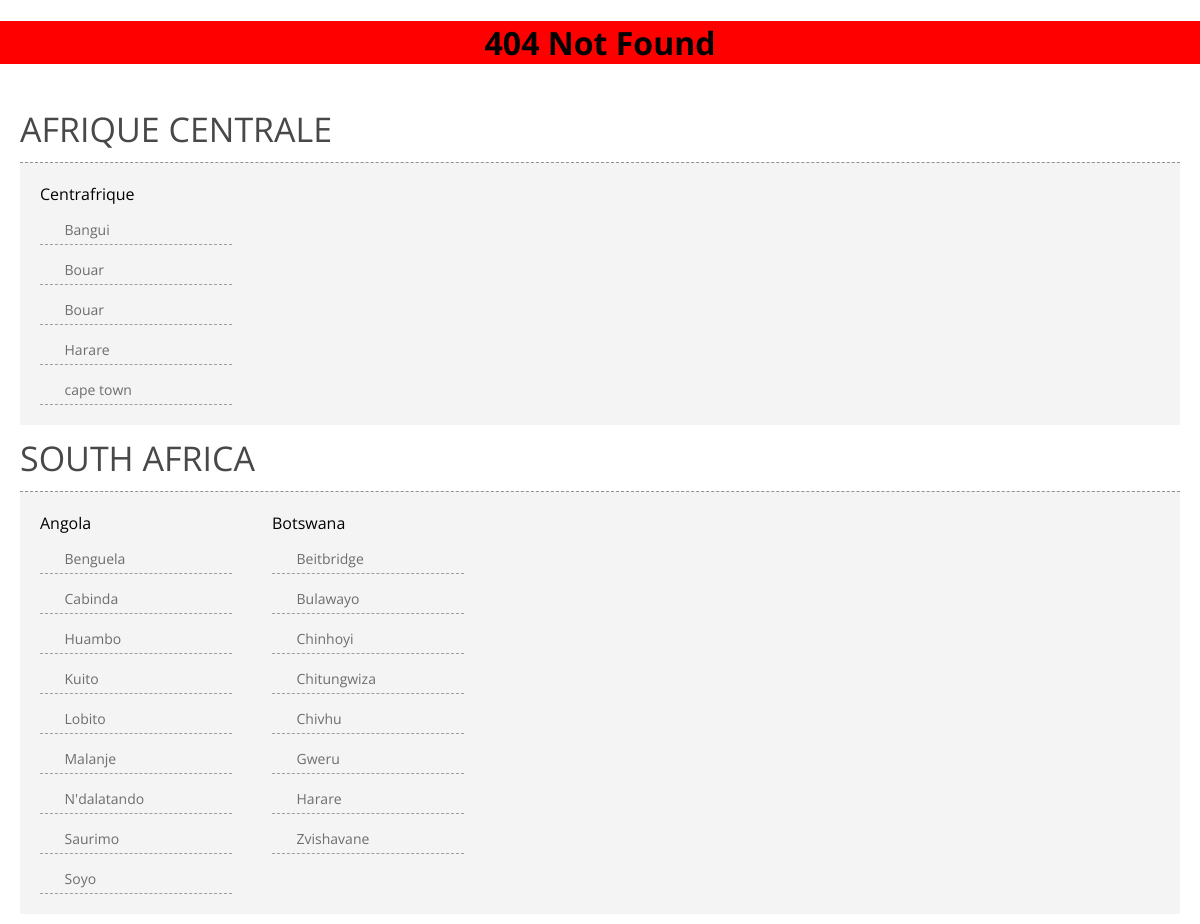
Screenshot of /error.php with the database file from the repository.
### tables this page shows
CREATE TABLE IF NOT EXISTS `territory` (
  `territory_id` int(10) NOT NULL AUTO_INCREMENT,
  `territory_name` varchar(250) NOT NULL,
  `continent_id` int(10) NOT NULL,
  `status` varchar(250) NOT NULL,
  `time` time NOT NULL,
  PRIMARY KEY (`territory_id`)
);

CREATE TABLE IF NOT EXISTS `country` (
  `country_id` int(10) NOT NULL AUTO_INCREMENT,
  `country_name` varchar(250) NOT NULL,
  `continent_id` int(10) NOT NULL,
  `territory_id` int(10) NOT NULL,
  `status` varchar(250) NOT NULL,
  `time` time NOT NULL,
  PRIMARY KEY (`country_id`)
);

CREATE TABLE IF NOT EXISTS `city` (
  `city_id` int(10) NOT NULL AUTO_INCREMENT,
  `city_name` varchar(250) NOT NULL,
  `country_id` int(10) NOT NULL,
  `territory_id` int(10) NOT NULL,
  `continent_id` int(10) NOT NULL,
  `status` varchar(250) NOT NULL,
  `time` timestamp NOT NULL DEFAULT CURRENT_TIMESTAMP ON UPDATE CURRENT_TIMESTAMP,
  PRIMARY KEY (`city_id`)
);

### error.php (the view, shortened to what this page needs)
<!DOCTYPE html PUBLIC "-//W3C//DTD XHTML 1.0 Transitional//EN" "http://www.w3.org/TR/xhtml1/DTD/xhtml1-transitional.dtd">
<html xmlns="http://www.w3.org/1999/xhtml">
<head>
<link href="styles.css" rel="stylesheet" type="text/css" />
<link href="font-awesome.min.css" rel="stylesheet" type="text/css"  />
</head>
<body>
<h1 align="center" style="background:red;">404 Not Found</h1>
<div class="container clear">
  <?php
$territory_query=mysql_query("SELECT * FROM territory ORDER BY territory_name");
while($territory = mysql_fetch_assoc($territory_query)){?>
  <div class="contentDiv">
    <h1><?php echo $territory['territory_name']?></h1>
    <div class="greyCntDiv">
      <?php $country_query=mysql_query("SELECT * FROM country WHERE territory_id='".$territory['territory_id']."' ORDER BY country_name");
while($country = mysql_fetch_assoc($country_query)){?>
      <div class="blocksDiv">
        <div> <span class="countyTxthdng"> <?php echo $country['country_name']?></span>
          <?php $city_query=mysql_query("SELECT * FROM city WHERE country_id='".$country['country_id']."' and territory_id='".$territory['territory_id']."' ORDER BY city_name");
while($city = mysql_fetch_assoc($city_query)){?>
          <ul>
            <li> <a href="select-cities.php?territory_id=<?php echo $territory['territory_id']?>&country_id=<?php echo $country['country_id']; ?>&city_id=<?php echo $city['city_id'];?>"><i class="fa fa-angle-double-right iconarow"></i> <?php echo $city['city_name'];?></a> </li>
          </ul>
          <?php }?>
        </div>
      </div>
      <?php }?>
    </div>
  </div>
  <?php }?>
</div>
</body>
</html>

### styles.css (style rules this page uses)
body { margin:0px; padding:0px; font-family: 'Open Sans', sans-serif; }
.clear { clear:both; }
.container { padding:10px 20px; overflow:hidden; }
.contentDiv { width:100%; overflow:hidden; margin:10px 0px 0px 0px; }
.contentDiv h1 { margin:0px; padding:0px; font-size:34px; color:#484848; text-transform:uppercase; font-weight:normal; }
.greyCntDiv { background:#f4f4f4; width:100%; border-top:1px dashed #919191; margin:10px 0px 0px 0px; overflow:hidden; }
.blocksDiv { width:20%; float:left; overflow:hidden; }
.blocksDiv div { padding:20px; overflow:hidden; font-size:20px; min-height:164px; }
.countyTxthdng { font-size:16px; color:#000000; font-weight:normal; }
.blocksDiv ul { list-style:none; padding:0px; margin:10px 0px 0px 0px; }
.blocksDiv ul li { list-style:none; border-bottom:1px dashed #9e9e9e; font-size:14px; }
.blocksDiv ul li a { display:block; color:#6d6d6d; padding:5px; text-decoration:none; }
.iconarow { margin-right:5px; text-decoration:none; }

### rows the page displays
territory: territory_name "AFRIQUE CENTRALE"
country: country_name "Centrafrique"
city: city_name "Bangui"
city: city_name "Bouar"
city: city_name "Bouar"
city: city_name "Harare"
city: city_name "cape town"
territory: territory_name "SOUTH AFRICA"
country: country_name "Angola"
city: city_name "Benguela"
city: city_name "Cabinda"
city: city_name "Huambo"
city: city_name "Kuito"
city: city_name "Lobito"
city: city_name "Malanje"
city: city_name "N'dalatando"
city: city_name "Saurimo"
city: city_name "Soyo"
country: country_name "Botswana"
city: city_name "Beitbridge"
city: city_name "Bulawayo"
city: city_name "Chinhoyi"
city: city_name "Chitungwiza"
city: city_name "Chivhu"
city: city_name "Gweru"
city: city_name "Harare"
city: city_name "Zvishavane"
